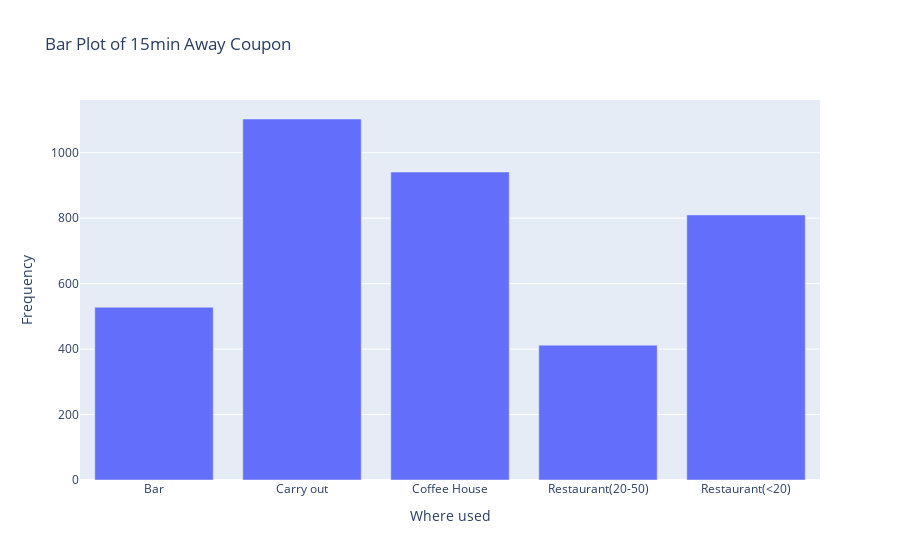

Source (notebook cell):
### Code cell
# Plot the same as before only for 15min away coupons
#fig = px.bar(value, x=coupon, y=value['toCoupon_GEQ5min'], labels={'x':'Where used','toCoupon_GEQ5min':'Frequncy'}, title='Bar Plot of 5min Away Coupon')
fig = px.bar(value, x=coupon, y=value['toCoupon_GEQ15min'], labels={'x':'Where used','toCoupon_GEQ15min':'Frequency'}, title='Bar Plot of 15min Away Coupon')
#fig = px.bar(value, x=coupon, y=value['toCoupon_GEQ25min'], labels={'x':'Where used','toCoupon_GEQ25min':'Frequency'}, title='Bar Plot of 25min Away Coupon')
fig.show()

### Figure 1 — Plotly figure (JSON) as saved in the notebook; plotly's stock layout.template omitted (floating-point values rounded to 4 significant figures)
{"data": [{"alignmentgroup": "True", "hovertemplate": "Where used=%{x}<br>Frequency=%{y}<extra></extra>", "legendgroup": "", "marker": {"color": "#636efa", "pattern": {"shape": ""}}, "name": "", "offsetgroup": "", "orientation": "v", "showlegend": false, "textposition": "auto", "type": "bar", "x": ["Bar", "Carry out", "Coffee House", "Restaurant(20-50)", "Restaurant(<20)"], "xaxis": "x", "y": [528, 1103, 941, 412, 810], "yaxis": "y"}], "layout": {"barmode": "relative", "legend": {"tracegroupgap": 0}, "title": {"text": "Bar Plot of 15min Away Coupon"}, "xaxis": {"anchor": "y", "domain": [0, 1], "title": {"text": "Where used"}}, "yaxis": {"anchor": "x", "domain": [0, 1], "title": {"text": "Frequency"}}}}
